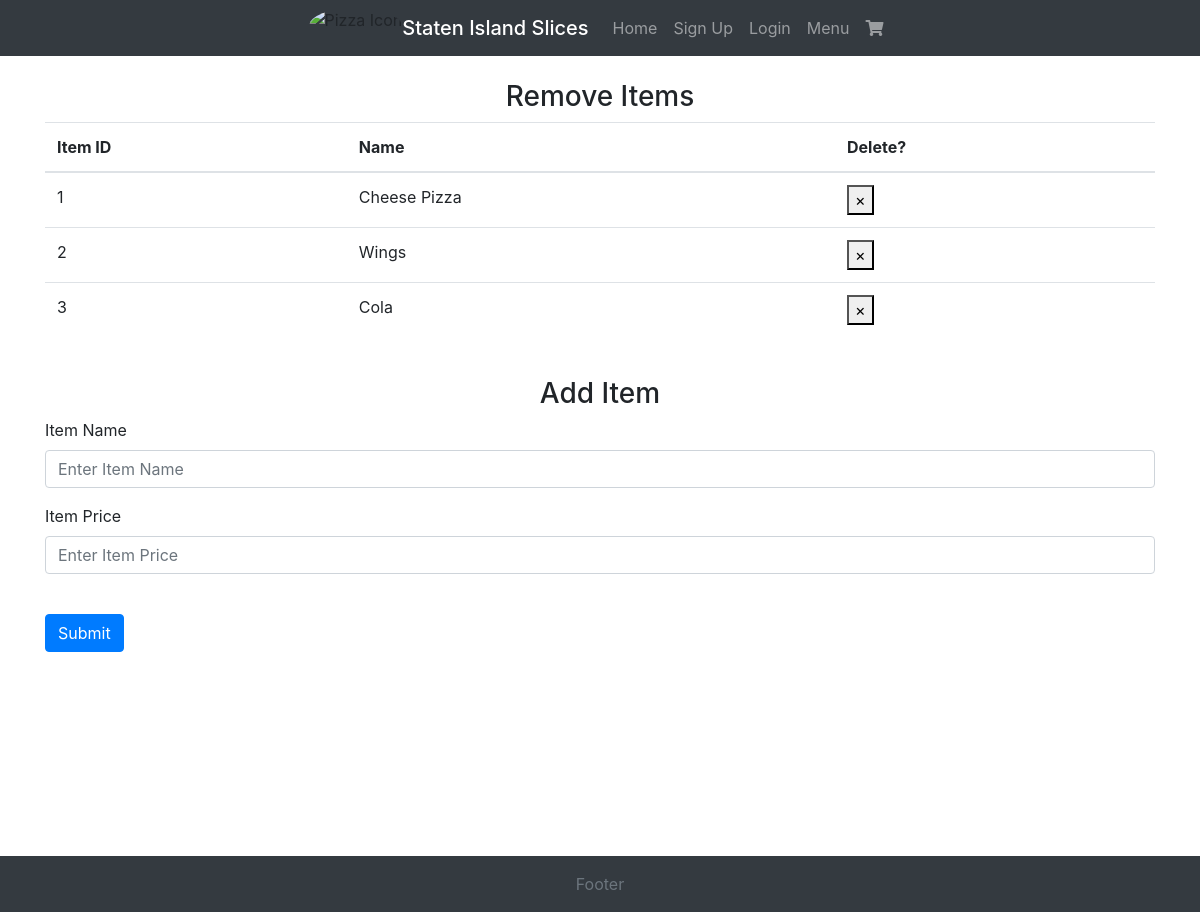
/admin, run on an earlier commit of the app's database.
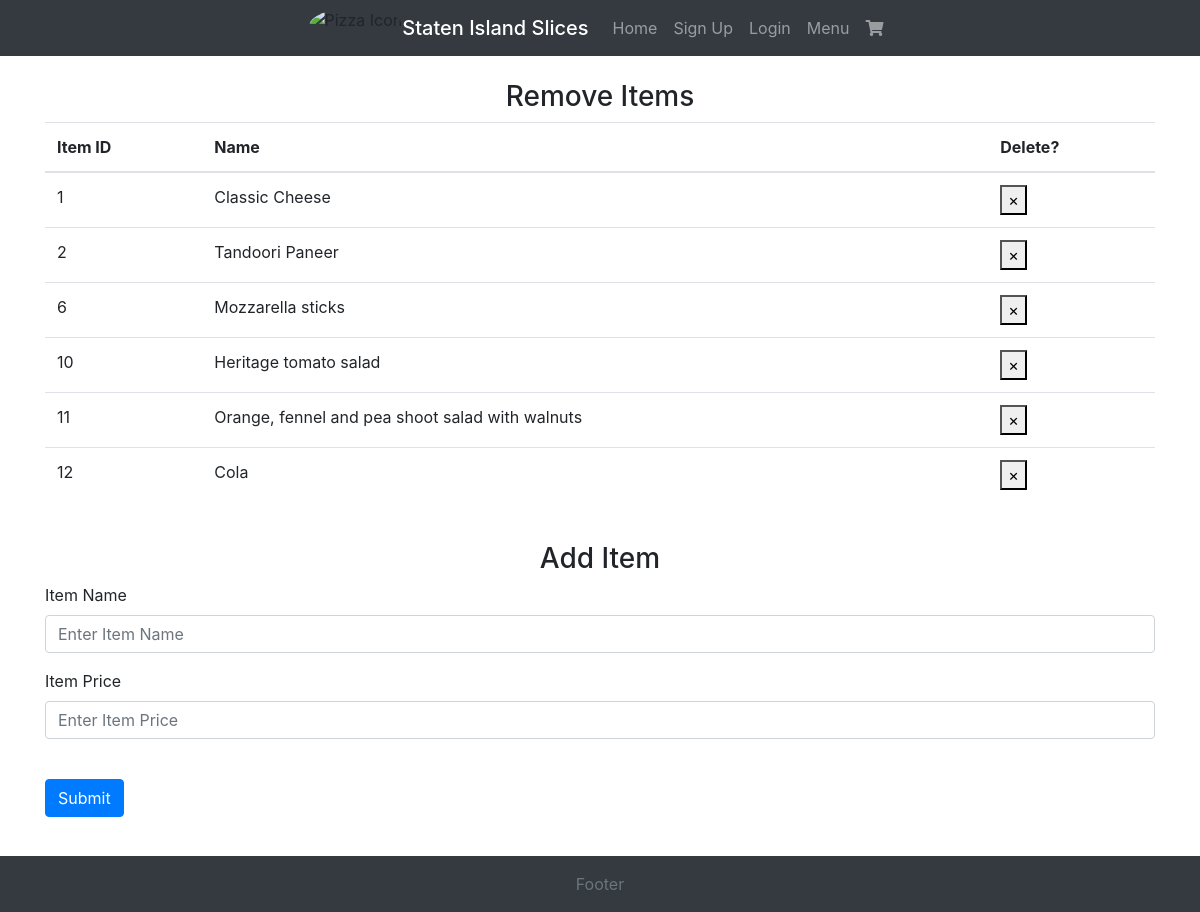
And on a later commit of the database.
### Website/models.py (models this page shows, shortened)
class Item(db.Model):
    id = db.Column(db.Integer, primary_key=True)
    name = db.Column(db.String(255))
    price = db.Column(db.Float)
    calories = db.Column(db.Integer)

### Website/auth.py (the view, shortened to what this page needs)
@auth.route("/admin", methods=["GET", "POST"])
def admin():
    curr_items = Item.query.with_entities(Item.id, Item.name, Item.price).all()
    return render_template("admin.html", items=curr_items, user=current_user)

### Website/templates/admin.html (shortened to what this page needs)
{% extends "base.html" %} {%block title%} Admin View{% endblock %} {% block
  content %}
  <head>
  </head>
  <br>
  <h3 align="center">Remove Items</h3>
  <table class="table">
    <thead>
      <tr>
        <th>Item ID</th>
        <th>Name</th>
        <th>Delete?</th>
      </tr>
    </thead>
    <tbody>
      {% for item in items %}
      <tr>
        <td>{{ item.id }}</td>
        <td>{{ item.name }}</td>
        <td>
            <form action= '/admin_delete_item/{{ item.id }}' method="POST">
                <button>&times;</button>
            </form>
        </td>
      </tr>
      {% endfor %}
    </tbody>
  </table>
  <br>
  <form method="POST">
    <h3 align="center">Add Item</h3>
    <div class="form-group">
      <label for="itemName">Item Name</label>
      <input
        type="text"
        class="form-control"
        id="itemName"
        name="itemName"
        placeholder="Enter Item Name"
      />
    </div>
    <div class="form-group">
      <label for="itemPrice">Item Price</label>
      <input
        type="text"
        class="form-control"
        id="itemPrice"
        name="itemPrice"
        placeholder="Enter Item Price"
      />
    </div>
    <br />
    <button type="submit" class="btn btn-primary">Submit</button>
  </form>
  {% endblock %}

### Website/templates/base.html (shortened to what this page needs)
<!DOCTYPE html>
</html>
<head>
    <link rel="stylesheet" href="https://stackpath.bootstrapcdn.com/bootstrap/4.4.1/css/bootstrap.min.css"
 />
    <link rel="stylesheet" href="https://stackpath.bootstrapcdn.com/font-awesome/4.7.0/css/font-awesome.min.css"
 />
    <link rel="stylesheet" href="https://cdnjs.cloudflare.com/ajax/libs/font-awesome/5.15.4/css/all.min.css">
</head>
<body>
    <nav class="navbar navbar-expand-lg navbar-dark bg-dark">
        <div class="collapse navbar-collapse justify-content-center" id="navbar">
            <div class="navbar-nav">
                <img src="https://kitchenbusiness.com/wp-content/uploads/Pizza-restaurant-names.jpg" alt="Pizza Icon" class="rounded-circle img-fluid" style="height: 36px;">
                <p class="navbar-brand mb-0 h1">Staten Island Slices</p>
                <a class="nav-item nav-link" id="home" href="/">Home</a>
                {% if user.is_authenticated and user.id %}
                    {% if user.is_admin %}
                        <a class="nav-item nav-link" id="admin" href="/admin">Admin</a>
                        <a class="nav-item nav-link" id="logout" href="/logout">Logout</a>
                    {% endif %}
                {% else %}
                    <a class="nav-item nav-link" id="signUp" href="/sign-up">Sign Up</a>
                    <a class="nav-item nav-link" id="login" href="/login">Login</a>
                {% endif %}
                <a class="nav-item nav-link" id="menu" href="/items">Menu</a>
                <a class="nav-item nav-link" id="cart" href="/checkout"><i class="fas fa-shopping-cart"></i></a>
            </div>
        </div>
    </nav>
    <div class ="container">
        {% block content %}
        {% endblock %}
    </div>
    <footer class="footer mt-auto py-3 bg-dark text-white">
        <div class="container text-center">
            <span class="text-muted">Footer</span>
        </div>
    </footer>
</body>
</html>

### Website/templates/base.html (style rules this page uses)
html, body { height: 100%; margin: 0; padding: 0; }
.container { min-height: 100%; display: flex; flex-direction: column; }
.footer { flex-shrink: 0; }

What changed in the data, as far as the page shows it:
removed Item: id "3", name "Cola"
changed Item id 1: name "Cheese Pizza" → "Classic Cheese"
changed Item id 2: name "Wings" → "Tandoori Paneer"
added Item: id "6", name "Mozzarella sticks"
added Item: id "10", name "Heritage tomato salad"
added Item: id "11", name "Orange, fennel and pea shoot salad with walnuts"
added Item: id "12", name "Cola"
